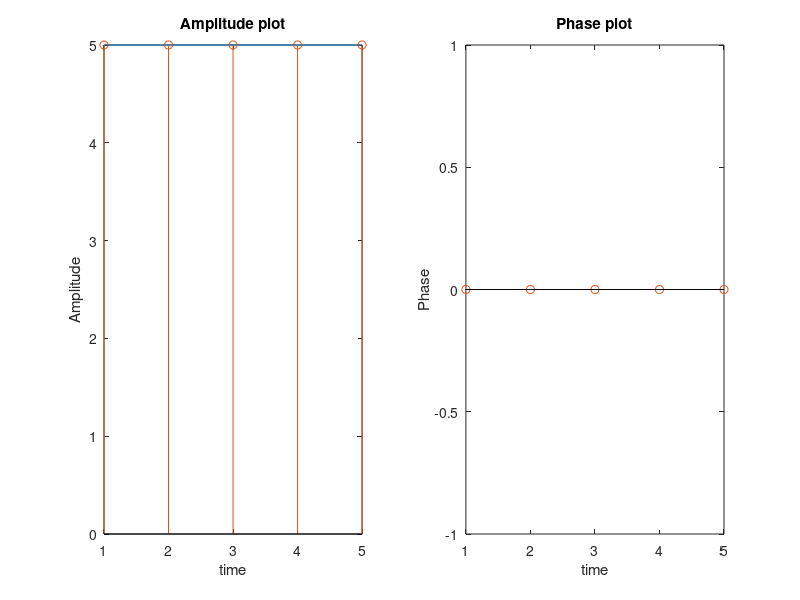

The MATLAB script that drew this image:
clc;
clear all;
N=input('Enter the no. of points in DFT');
k=(0:1:N-1);
n=(0:1:N-1);
xn=input('Enter the element array');
L=length(xn);

if(N<L)           %validate length of DFT
    disp('"error,please verify no. of elements in DFT"')
    return;
  else if(N==L)
        disp(xn)
    else
      xn=[xn,zeros(1,N-L)];
      end
end

xk=(zeros(1,N));   %create array xk of all zeros as initial value
for k=0:1:N-1
for n=0:1:N-1
    xk(k+1)=xk(k+1)+(xn(n+1)*exp((-j*2*pi*n*k)/N));          %Equation of DFT
end
end
disp('calculated DFT is:')
xk
disp('calculated DFT by using inbuilt function is:')
yk=fft(xn,N)


disp('Magnitude plot of DFT is:')   %Amplitude plot
m=abs(xk)
subplot(1,2,1)
plot(m)
hold all
stem(m)
xlabel('time');
ylabel('Amplitude');
title('Amplitude plot');


disp('Phase plot of DFT is:')        %phase plot
subplot(122)
p=angle(xk)     
plot(p)
hold all
stem(p)
xlabel('time');
ylabel('Phase');
title('Phase plot');